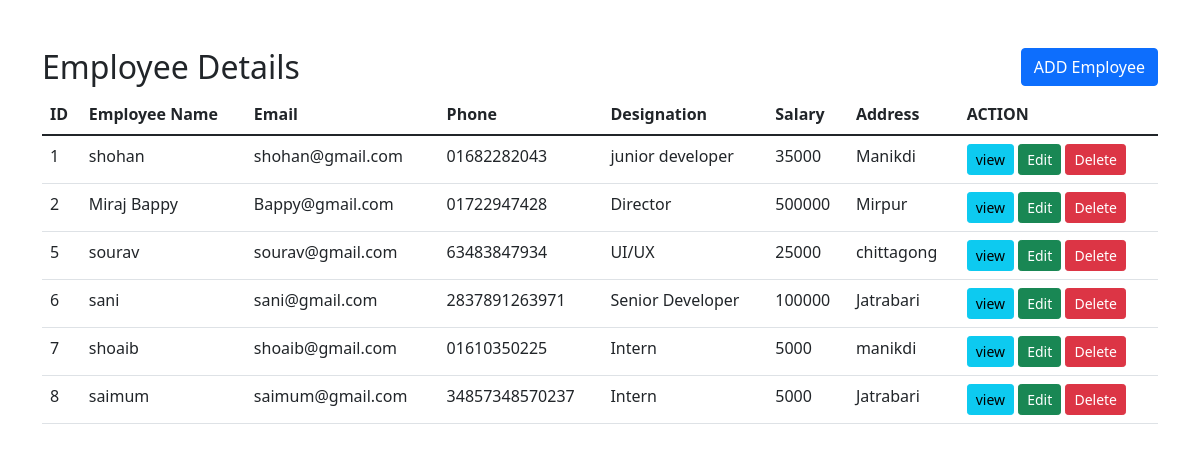
The page / on the database its author committed.
### tables this page shows
CREATE TABLE `employee` (
  `id` int(20) NOT NULL,
  `name` varchar(50) NOT NULL,
  `email` varchar(50) NOT NULL,
  `phone` varchar(50) NOT NULL,
  `designation` varchar(50) NOT NULL,
  `salary` varchar(20) NOT NULL,
  `address` varchar(50) NOT NULL
);

### index.php (the view, shortened to what this page needs)
<?php
require'dbcon.php';
?>
<!doctype html>
<html lang="en">
  <head>
    <link href="https://cdn.jsdelivr.net/npm/bootstrap@5.1.3/dist/css/bootstrap.min.css" rel="stylesheet">
  </head>
  <body>
   <div class="container mt-5">
    <div class="row">
        <div class="col-md-12">
            <div class="curd">
                <div class="curd-header">
                    <h2>Employee Details
                        <a href="employee-create.php" class="btn btn-primary float-end"> ADD Employee</a>
                    </h2>
                </div>
                <div class="curd-body">
                    <table class="table">
                        <thead>
                            <tr>
                                <th>ID</th>
                                <th>Employee Name</th>
                                <th> Email</th>
                                <th>Phone</th>
                                <th>Designation</th>
                                <th>Salary</th>
                                <th>Address</th>
                                <th>ACTION</th>
                            </tr>
                        </thead>
                        <tbody>
                            <?php
                             $query = "SELECT * FROM employee";
                             $query_run = mysqli_query($con, $query);
                             if(mysqli_num_rows($query_run) > 0)
                             {
                             foreach($query_run as $employee)
                             {
                             ?>
                                <tr>
                                <td><?=$employee["id"];?></td>
                                <td><?=$employee["name"];?></td>
                                <td><?=$employee["email"];?></td>
                                <td><?=$employee["phone"];?></td>
                                <td><?=$employee["designation"];?></td>
                                <td><?=$employee["salary"];?></td>
                                <td><?=$employee["address"];?></td>
                                <td>
                                 <a href="view.php?id=<?= $employee['id']; ?>"class="btn btn-info btn-sm" >view</a>
                                 <a href="employee-edit.php?id=<?= $employee['id']; ?>" class="btn btn-success btn-sm">Edit</a>
                                            <form action="code.php" method="POST"class="d-inline">
                                            <button type="submit" name="delete_employee" value="<?=$employee['id'];?>" class="btn btn-danger btn-sm">Delete</button>
                                            </form>
                                        </td>
                                        </tr>
                                        <?php
                                }
                             }
                            else
                            {
                                echo " <h4>NO DATA FOUND</h4>";
                            }
                            ?>
                        </tbody>
                    </table>
                </div>
            </div>
        </div>
    </div>
   </div>
  </body>
</html>

### rows shown on the page
employee: id "1", name "shohan", email "shohan@gmail.com", phone "01682282043", designation "junior developer", salary "35000", address "Manikdi"
employee: id "2", name "Miraj Bappy", email "Bappy@gmail.com", phone "01722947428", designation "Director", salary "500000", address "Mirpur"
employee: id "5", name "sourav", email "sourav@gmail.com", phone "63483847934", designation "UI/UX", salary "25000", address "chittagong"
employee: id "6", name "sani", email "sani@gmail.com", phone "2837891263971", designation "Senior Developer", salary "100000", address "Jatrabari"
employee: id "7", name "shoaib", email "shoaib@gmail.com", phone "01610350225", designation "Intern", salary "5000", address "manikdi"
employee: id "8", name "saimum", email "saimum@gmail.com", phone "34857348570237", designation "Intern", salary "5000", address "Jatrabari"
